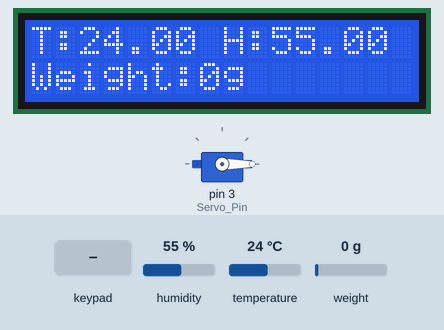
The sketch below on a simulated Arduino Uno, built with avr-gcc and run on an emulated ATmega328P. On the bench: 16×2 character LCD, servo. Wiring (inferred from the names in the program): 4×4 keypad with keys 1 2 3 A 4 5 6 B 7 8 9 C * 0 # D: rows pin 12, pin 11, pin 10, pin 9; columns pin 8, pin 7, pin 6, pin 5. The inputs (shaded band) are chosen by the test bench; at power-on: weight on the scale 0 g, humidity 55 %, temperature 24 °C. What the sketch prints to the serial monitor is not drawn.

Above: at 4.7 s.
4.8 s: keypad keys 1 2 1 1 1 0 9 * pressed 0.4 s apart
At 11.3 s:
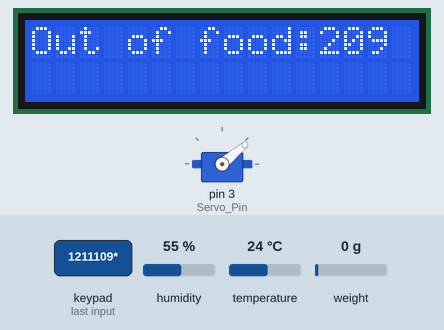
11.8 s: weight on the scale set to 198 g
13.6 s: weight on the scale set to 228 g
At 15.1 s:
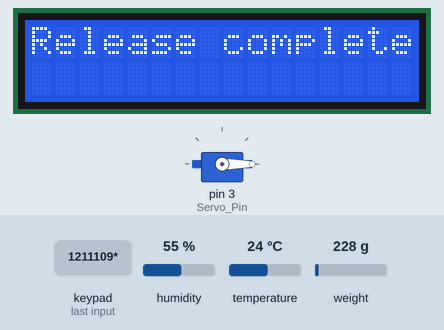
17.9 s: humidity set to 59 %
At 19.5 s:
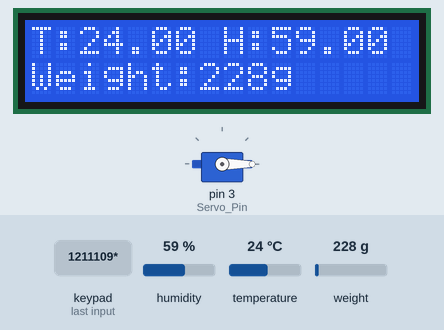
19.9 s: humidity set to 62 %
At 21.2 s:
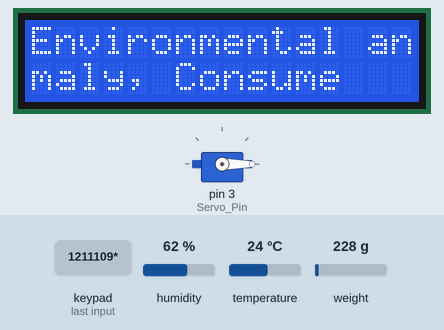
22.0 s: key '*' pressed
At 23.1 s:
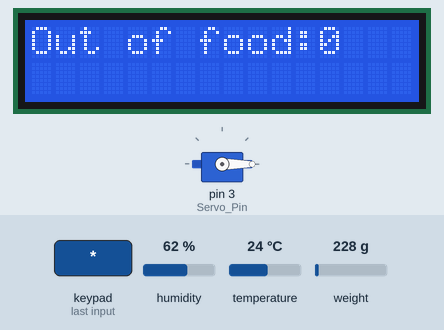
Timing chart, 0 to 25.0 s (numbered marks = the images above; inputs shaded):
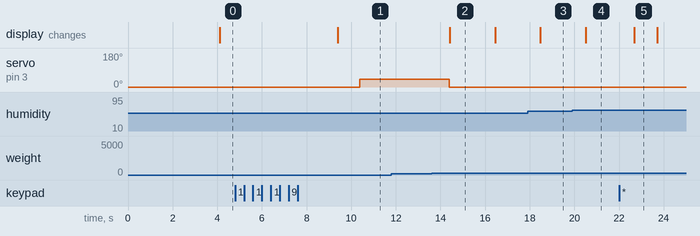

Measured:
- the behaviour switches between 208 and 209 g on weight on the scale (found by bisection; images 1 and 2)
- the behaviour switches between 60 and 61 % on humidity (found by bisection; images 3 and 4)
- after the input at 4.8 s, servo on pin 3 (Servo_Pin): 0° → 40° after 5.6 s; the display: changes after 4.6 s (image 1)
- after the input at 11.8 s, every drawn part: stays the same
- after the input at 13.6 s, servo on pin 3 (Servo_Pin): 40° → 0° after 0.80 s; the display: changes after 0.81 s (image 2)
- after the input at 17.9 s, the display: changes after 0.58 s (image 3)
- after the input at 19.9 s, the display: changes after 0.62 s (image 4)
- after the input at 22.0 s, the display: changes after 0.69 s (image 5)

The sketch:

main02.ino
```cpp
/*
    本程序需要安装如下库（括号里是库的作者）：
      - DHT kxn ( by Adafruit ) V3.4.4
      - LiquidCrystal I2C ( by Frank de Brabander )
*/

/*--------------------------------------------------------------------------1--------------------------------------------------------------------------*/
/*--------------------------------------------------------------------本程序所引用库--------------------------------------------------------------------*/
#include <DHT.h>                // 调用库文件DHT.h，允许使用DHT系列传感器（例如DHT11和DHT22）来测量温度和湿度
#include <Wire.h>               // 用于控制I2C通信协议,允许控制其他I2C协议的设备
#include <LiquidCrystal_I2C.h>  // 允许通过I2C总线与LCD显示屏进行通信和控制
#include <Servo.h>              // 提供一系列的与servop控制相关的函数和声明，可以方便的控制servo
#include "HX711.h"

/*--------------------------------------------------------------------------2--------------------------------------------------------------------------*/
/*-----------------------------------------------------------------------声明定义-----------------------------------------------------------------------*/
/*****************************< 常量声明 >*****************************/
// DHT温湿度传感器 型号
#define DHTTYPE DHT22               // 注意型号，有DHT11 DHT22 DHT21等可以替换
const int scale_factor = 427; // 比例参数，从校正程序中取得
#define KEYPAD_ROWS 4               // 4行
#define KEYPAD_COLS 4               // 4列
#define Membrane_Debounce_Time 20  // 薄膜按键消抖时间
// 为键盘上的每个位置赋值
const char Key_Map[KEYPAD_ROWS][KEYPAD_COLS] = {
  { '1', '2', '3', 'A' },
  { '4', '5', '6', 'B' },
  { '7', '8', '9', 'C' },
  { '*', '0', '#', 'D' }
};

/*****************************< 引脚定义 >*****************************/
const int DHT_Pin = 2;         // DHT传感器的信号脚
const int SCK_Pin = A0;  // 称重模块SCK
const int DT_Pin = A1;   // 称重模块DT
const int Row_Pins[KEYPAD_ROWS] = { 12, 11, 10, 9 };
const int Col_Pins[KEYPAD_COLS] = { 8, 7, 6, 5 };
const int Servo_Pin = 3;  // 舵机信号脚

/*****************************< 变量定义 >*****************************/
float Humidity, Temperature_C;  // 分别是 湿度，温度(℃)，温度(℉)
float HX711_Buffer = 0;          // 存放当前称重的缓冲数据
float Weight_Maopi = 0;          // 存放称重的毛皮数据
float Weight_Shiwu = 0;          // 存放称重的最终得到的重量数据
long Weight;

bool Alarm_FG = true;

String inputPassword = "";  // 用户输入的密码

/*****************************< 对象声明 >*****************************/
DHT dht(DHT_Pin, DHTTYPE);           // 创建一个DHT对象，命名为dht，该对象可以调用DHT库里的函数
LiquidCrystal_I2C lcd(0x27, 16, 2);  // IIC地址，每行几个，共几行
Servo my_Servo;                      // 创建舵机对象
HX711 scale;
/*--------------------------------------------------------------------------3--------------------------------------------------------------------------*/
/*-------------------------------------------------------------------setup()程序初始化------------------------------------------------------------------*/
void setup() {
  /******************************< 启动串口通讯 >******************************/
  Serial.begin(9600);  // 初始化串口通信，并设置波特率为9600

  /******************************设置引脚模式******************************/
  for (int row = 0; row < KEYPAD_ROWS; row++) {
    pinMode(Row_Pins[row], INPUT);      // 设置 行 为 输入模式
    digitalWrite(Row_Pins[row], HIGH);  // 先设定为HIGH
  }
  for (int col = 0; col < KEYPAD_COLS; col++) {
    pinMode(Col_Pins[col], OUTPUT);     // 设置 列 为 输出模式
    digitalWrite(Col_Pins[col], HIGH);  // 先设定为HIGH
  }

  /*******************************初始化CLD********************************/
  lcd.init();       // 初始化LCD
  lcd.backlight();  // 开启背光

  /**********************< 初始化DHT传感器，并确保可用性 >**********************/
  init_DHT(1);

  /******************************获取毛皮重量******************************/
 Serial.begin(9600);
  Serial.println("Initializing the scale");
  scale.begin(DT_Pin, SCK_Pin);
  Serial.println("Before setting up the scale:");
  Serial.println(scale.get_units(5), 0); // 未设定比例参数前的数值
  scale.set_scale(scale_factor);         // 设定比例参数
  scale.tare();                          // 归零
  Serial.println("After setting up the scale:");
  Serial.println(scale.get_units(5), 0); // 设定比例参数后的数值
  Serial.println("Readings:");           // 在这个讯息之前都不要放东西在电子秤上

  /******************************< 设置servo引脚 >******************************/
  my_Servo.attach(Servo_Pin, 500, 2500);  // 转满180°，解决一些开发板只能转90° 的问题
  my_Servo.write(0);
}


/*--------------------------------------------------------------------------4--------------------------------------------------------------------------*/
/*-------------------------------------------------------------------loop()基础循环体-------------------------------------------------------------------*/
void loop() {

  char key = getkey();
  if (key != 0) {  // 这里是ASCII码不为0，不是字符0
    Serial.println(key);
    if (key == '*') {
      int num = inputPassword.toInt();
      constrain(num, 5, 20);
      lcd.clear();
      lcd.setCursor(0, 0);
      lcd.print("Out of food:");
      lcd.print(num);
      while (scale.get_units(10) < num) {
        my_Servo.write(40);
      }
      my_Servo.write(0);
      lcd.clear();
      lcd.setCursor(0, 0);
      lcd.print("Release complete");
      delay(1000);
      inputPassword = "";
    } else {
      inputPassword += key;
    }
  }

  Weight = scale.get_units(10);                 // 读取称重数据
    if (Weight < 0) {
    Weight = 0; // 如果重量为负数，则设置为0
  }
  Temperature_C = dht.readTemperature();  // 通过DHT传感器得到温度数值，并赋值给Temperature_C/F
  Humidity = dht.readHumidity();          // 通过DHT传感器得到湿度数值，并赋值给Humidity
  if (Humidity > 60 || Temperature_C > 30) {
    if (Alarm_FG) {
      lcd.clear();
      lcd.setCursor(0, 0);
      lcd.print("Environmental ano");
      lcd.setCursor(0, 1);
      lcd.print("maly, Consume");

      Alarm_FG = false;
    }
  } else {
    refresh_LCD(2000);
    Alarm_FG = true;
  }
}


/*--------------------------------------------------------------------------5--------------------------------------------------------------------------*/
/*-----------------------------------------------------------------------函数定义-----------------------------------------------------------------------*/
void refresh_LCD(int refreshTime) {
  static unsigned long LCD_Clear_Time = 0;  // 在函数内部声明LCD_Clear_Time为静态变量
  // 判断是否到达指定的刷新时间
  if (millis() - LCD_Clear_Time > refreshTime) {
    LCD_Clear_Time = millis();  // 重新记录上一次清屏时间

    lcd.clear();  // 清除屏幕所有内容，并且将游标回到原点
    lcd.setCursor(0, 0);
    lcd.print("T:");
    lcd.print(Temperature_C);
    lcd.setCursor(8, 0);
    lcd.print("H:");
    lcd.print(Humidity);
    lcd.setCursor(0, 1);
    lcd.print("Weight:");
    lcd.print(Weight);
    lcd.print("g");
  }
}

/*****************************************************************************************************
 * 函数：init_DHT(bool DF)
 * 作用：初始化DHT传感器，检查传感器是否正常工作
 * 参数：
 *   - DF: 标记决定因素（如果为 true，则在传感器初始化失败时进入死循环）
 * 返回值：无
*****************************************************************************************************/
void init_DHT(bool DF) {
  dht.begin();                                                                                          // 初始化对象dht
  if (isnan(dht.readHumidity()) || isnan(dht.readTemperature()) || isnan(dht.readTemperature(true))) {  // 如果没有正确的数据
    Serial.print("DHT Failed!");
    if (DF) {  // 如果标记决定因素，则进入死循环
      while (1)
        ;
    } else {
      delay(1000);  // 如果没有标记决定因素，能正常进入程序
    }
  } else {
    Serial.print("DHT OK!");
    delay(1000);
  }
}
long get_Weight() {
  HX711_Buffer = HX711_Read();  // 读取采样数据
  Weight_Shiwu = HX711_Buffer;
  Weight_Shiwu = Weight_Shiwu - Weight_Maopi;              // 获取实物的AD采样数值。
  //Weight_Shiwu = (float)Weight_Shiwu / GAP_VALUE;  // 转为重量，单位kg
  return Weight_Shiwu*1000;
}
unsigned long HX711_Read() {
  unsigned long count;
  unsigned char i;
  // 准备读取HX711模块的数据
  digitalWrite(DT_Pin, HIGH);
  delayMicroseconds(1);
  digitalWrite(SCK_Pin, LOW);
  delayMicroseconds(1);

  count = 0;
  // 检测数据引脚（HX711_DT_Pin）是否为高电平，如果是则等待，直到数据引脚变为低电平。
  while (digitalRead(DT_Pin))
    ;

  for (i = 0; i < 24; i++) {
    digitalWrite(SCK_Pin, HIGH);
    delayMicroseconds(1);
    count = count << 1;  // 将count左移一位，相当于将count乘以2
    digitalWrite(SCK_Pin, LOW);
    delayMicroseconds(1);
    if (digitalRead(DT_Pin))  // 如果数据引脚为高电平，则将count加1，表示该位为1。
      count++;
  }
  digitalWrite(SCK_Pin, HIGH);
  count ^= 0x800000;  // 将count与0x800000进行异或操作，相当于将count的最高位取反
  delayMicroseconds(1);
  digitalWrite(SCK_Pin, LOW);
  delayMicroseconds(1);
  return (count);
}
char getkey() {
  char key = 0;
  for (int col = 0; col < KEYPAD_COLS; col++) {    // 遍历3列
    digitalWrite(Col_Pins[col], LOW);              // 将每一列变成LOW（列视为接地）
    for (int row = 0; row < KEYPAD_ROWS; row++) {  // 每一列遍历4行
      if (digitalRead(Row_Pins[row]) == LOW) {     // 检测每一行是否有按钮按下，按下为LOW
        delay(Membrane_Debounce_Time);             // 防抖
        while (digitalRead(Row_Pins[row]) == LOW)  // 按着就保持为LOW，直到松手
          ;
        key = Key_Map[row][col];  // 找到按钮按下的值
      }
    }
    digitalWrite(Col_Pins[col], HIGH);  // 将列变回HIGH
  }
  return key;
}
```
